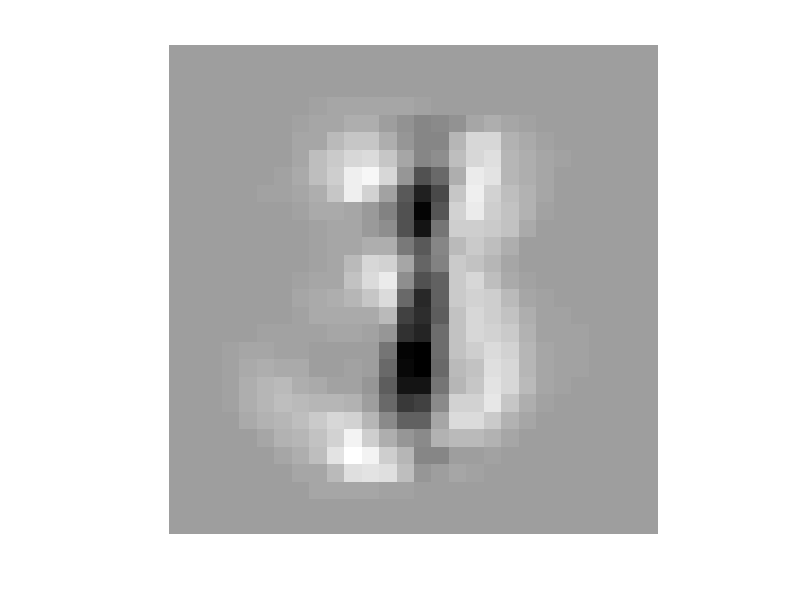
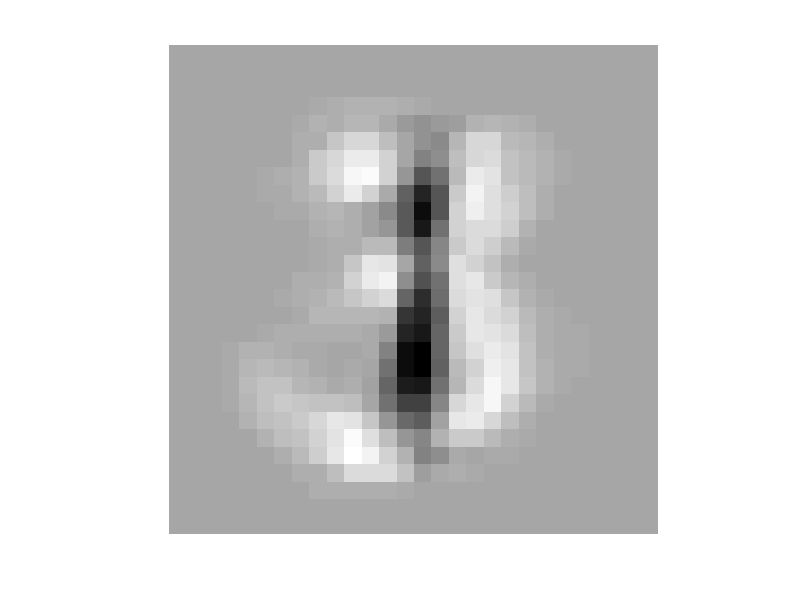
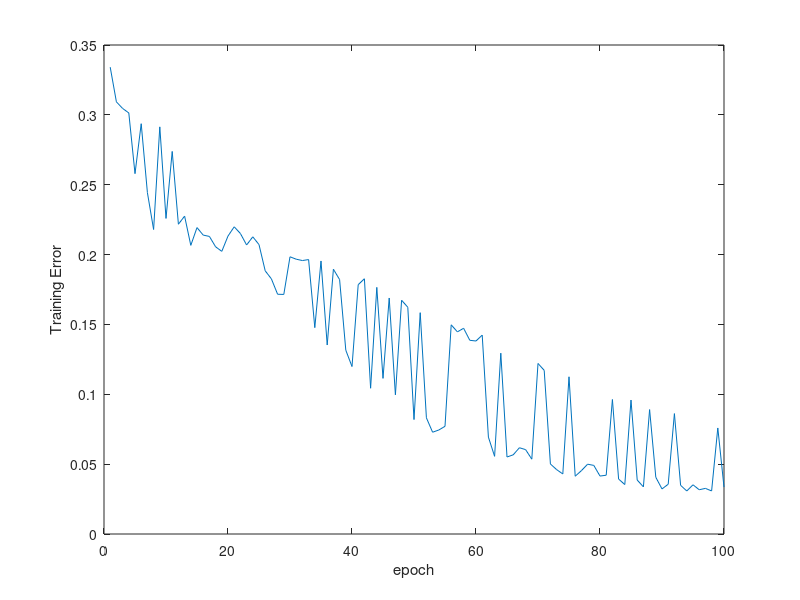
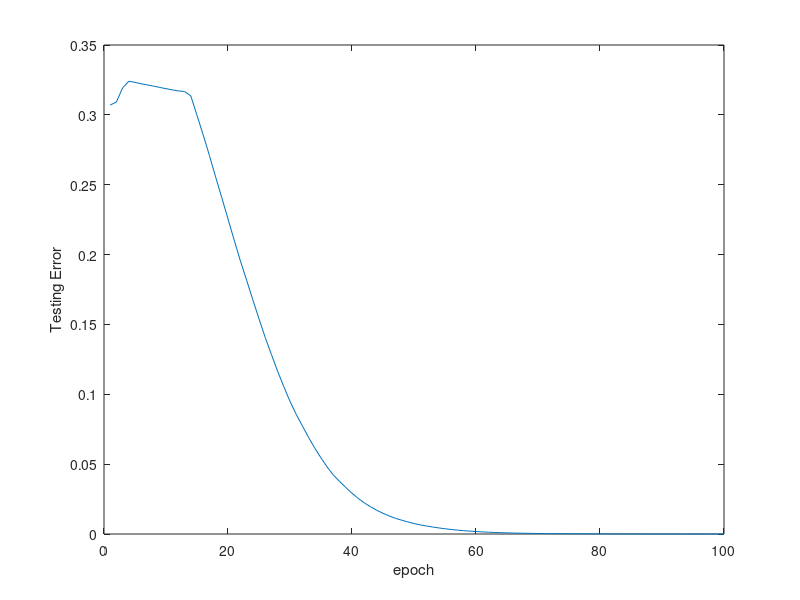

Write the MATLAB code that produced these figures, in order.
clear all
load('mnist2.mat');
%%%%%%%%%%%%%%%%%%%%%inputs%%%%%%%%%%%%%%%%%%%%%%
test = [Matrix1_Test, Matrix3_Test
        ones(1,50), zeros(1,50)
        zeros(1,50), ones(1,50)];
train = [Matrix1_Train, Matrix3_Train
        ones(1,17), zeros(1,17)
        zeros(1,17), ones(1,17)];
alpha = 0.02;
a=0;
c=1;
b1(1)=a+(c-a)*rand(1);
b1(2)=a+(c-a)*rand(1);
for p=1:2
    r = a+(c-a)*rand(1);
    for q=1:784
        w1(q,p)= r/100;
    end
end
b2(1)=a+(c-a)*rand(1);
b2(2)=a+(c-a)*rand(1);
for q=1:2
    for p=1:2
        w2(q,p)=a+(c-a)*rand(1);
    end
end
%%%%%%%%%%%%%%%%%%%%%%%%train%%%%%%%%%%%%%%%%%%%%
for epoch = 1:100
    ind = randperm(34);
    for j = ind
        % Forward Pass
        % Hidden Layer
        for i = 1:2
            wx = train(1:784,j)'*w1(:,i);
            H = b1(i) + wx;
             Y(i) = sigmf(H,[1 0]);
            % Hyperbolic function.
            %Y(i) = tanh(H);
            % Relu function.
            % Y(i) = max(H,0);
        end
        % Output Layer
        sum = 0;
        for i = 1:2
            vx=0;
            for k = 1:2
                vx = vx + Y(k)* w2(i,k);
            end
            V = b2(i) + vx;
             out(i) = sigmf(V,[1 0]);
            %out(i) = tanh(V);
            % out(i) =  max(V,0);
            %calculate the sum-of-square error
            e(i) = (train(i+784,j)-out(i));
            sum = sum +(e(i).^2);
        end
        %back propagation
        % Output Layer (Bias)
        for i = 1:2
             delta3(i) = out(i)*(1-out(i))* e(i);
            %delta3(i) = (1-out(i)^2)* e(i);
            % delta3(i) = (out(i)>0)* e(i);
            b2(i)=b2(i)+alpha*delta3(i);
        end
        for i = 1:2
            delta21 = 0;
            for k = 1:2
                delta21 = delta21+Y(i)*(1-Y(i))*w2(k,i)*delta3(k);
                %delta21 = delta21+(1-Y(i)^2)*w2(k,i)*delta3(k);
                %delta21 = delta21+(Y(i)>0)*w2(k,i)*delta3(k);
                w2(k,i)=w2(k,i)+alpha*Y(i)*delta3(k);
            end
            % Hidden Layer
            b1(i)=b1(i)+alpha*delta21;
            w1(:,i) = w1(:,i) + alpha * train(1:784,j)*delta21;
        end
    end
    SSE(epoch)=sum/2;    
    %%%%%%%%%%%%%test%%%%%%%%%%%%%%%%%%%%%%%%%%%%%
    T=0;
    for j = 1:100
        % Forward Pass
        % Hidden Layer
        for i = 1:2
            wx = test(1:784,j)'*w1(:,i);
            H = b1(i) + wx;
             Y(i) = sigmf(H,[1 0]);
            % Hyperbolic function.
            %Y(i) = tanh(H);
            % Relu function.
            Y(i) = max(H,0);
        end
        % Output Layer
        sum1 = 0;
        for i = 1:2
            vx=0;
            for k = 1:2
                vx = vx + Y(k)* w2(i,k);
            end
            V = b2(i) + vx;
            out(i) = sigmf(V,[1 0]);
            %out(i) = tanh(V);
            % out(i) =  max(V,0);
            %calculate the sum-of-square error
            e(i) = (test(i+784,j)-out(i));
            sum1 = sum1 +(e(i).^2);
        end
        if(out(1) > out(2))
            if(test(785,j)==1)
                T=T+1;
            end
        else
            if(test(786,j)==1)
                T=T+1;
            end
        end
    end
    SSE1(epoch) = sum1/2;   
    Acc(epoch) = T;
end
figure(1), imshow(reshape(w1(:,1),[28,28]),[]);
figure(2), imshow(reshape(w1(:,2),[28,28]),[]);
figure, plot(SSE), ylabel('Training Error'), xlabel('epoch')
figure, plot(SSE1), ylabel('Testing Error'), xlabel('epoch')
figure, plot(Acc), ylabel('Accuracy'), xlabel('epoch')